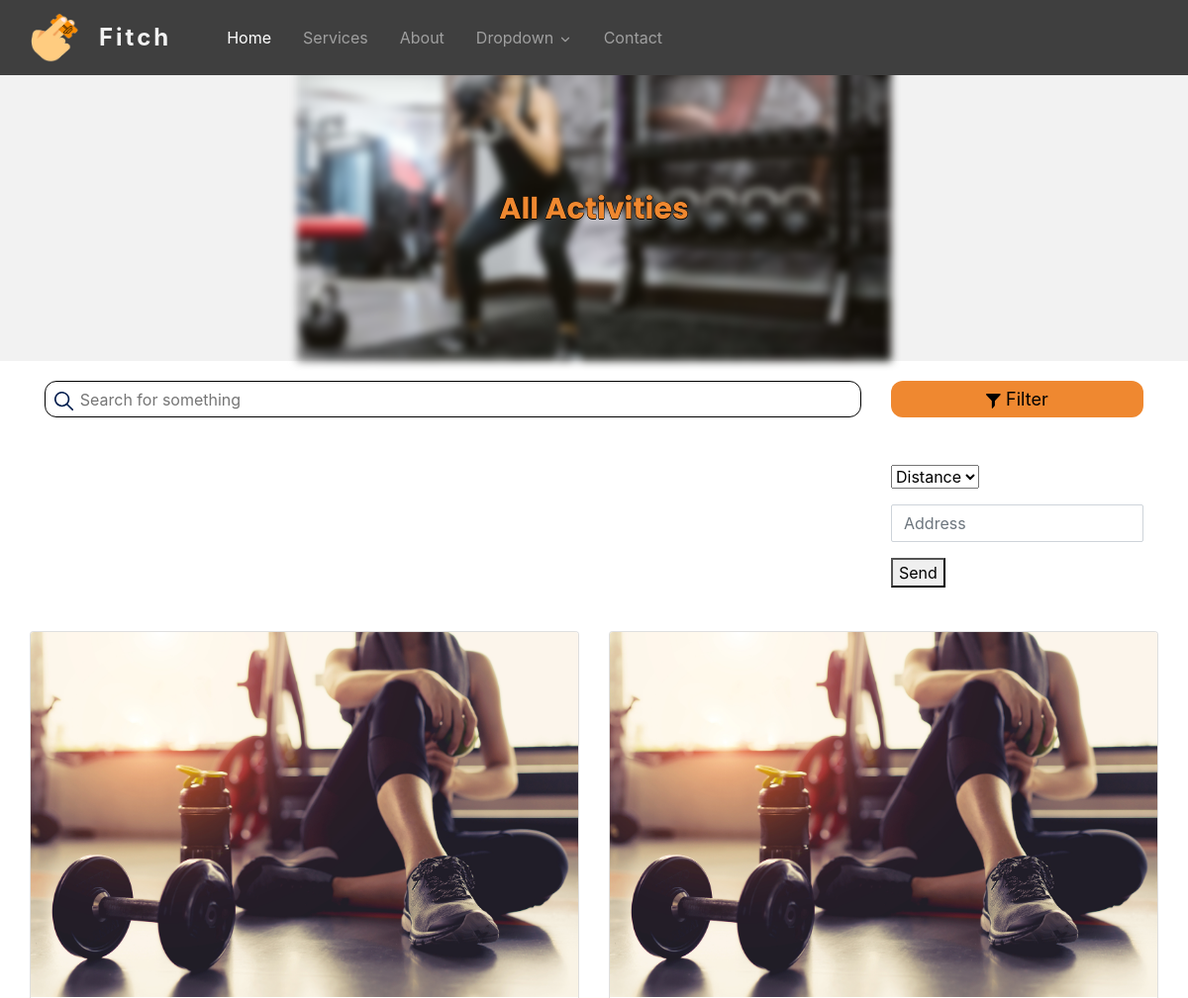
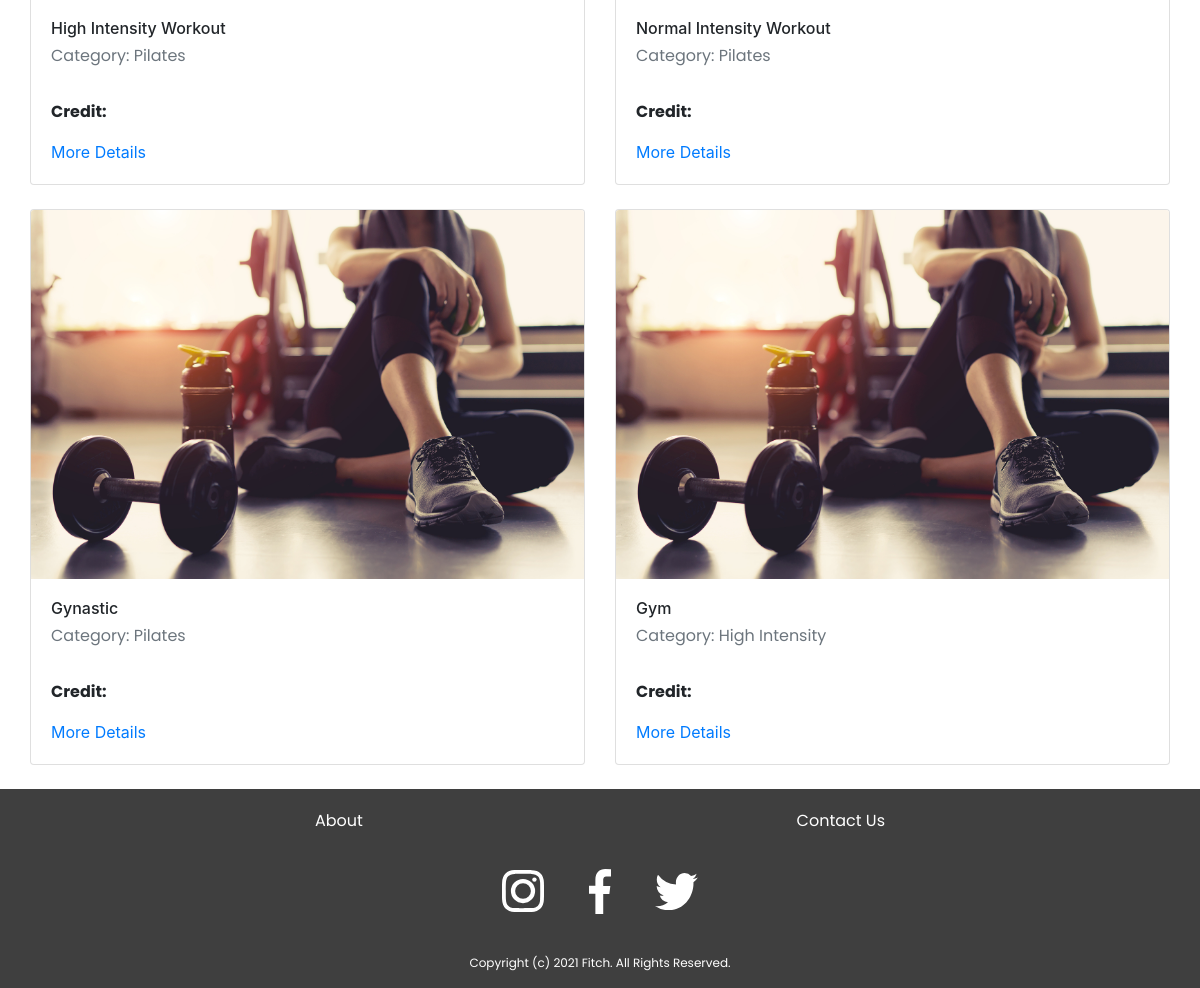
The page /Activity/allactivity on the database as committed earlier (2 pictures, top to bottom).
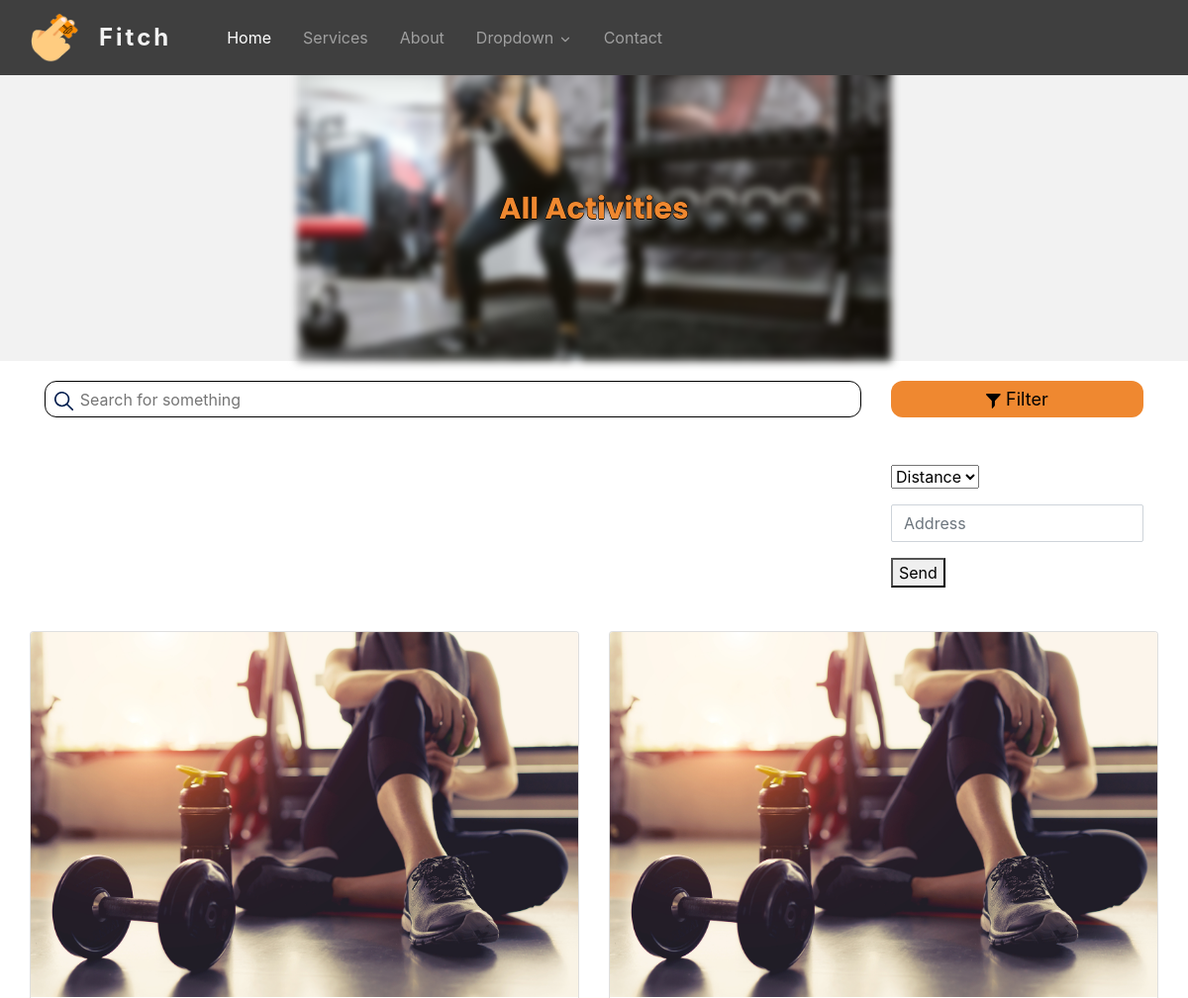
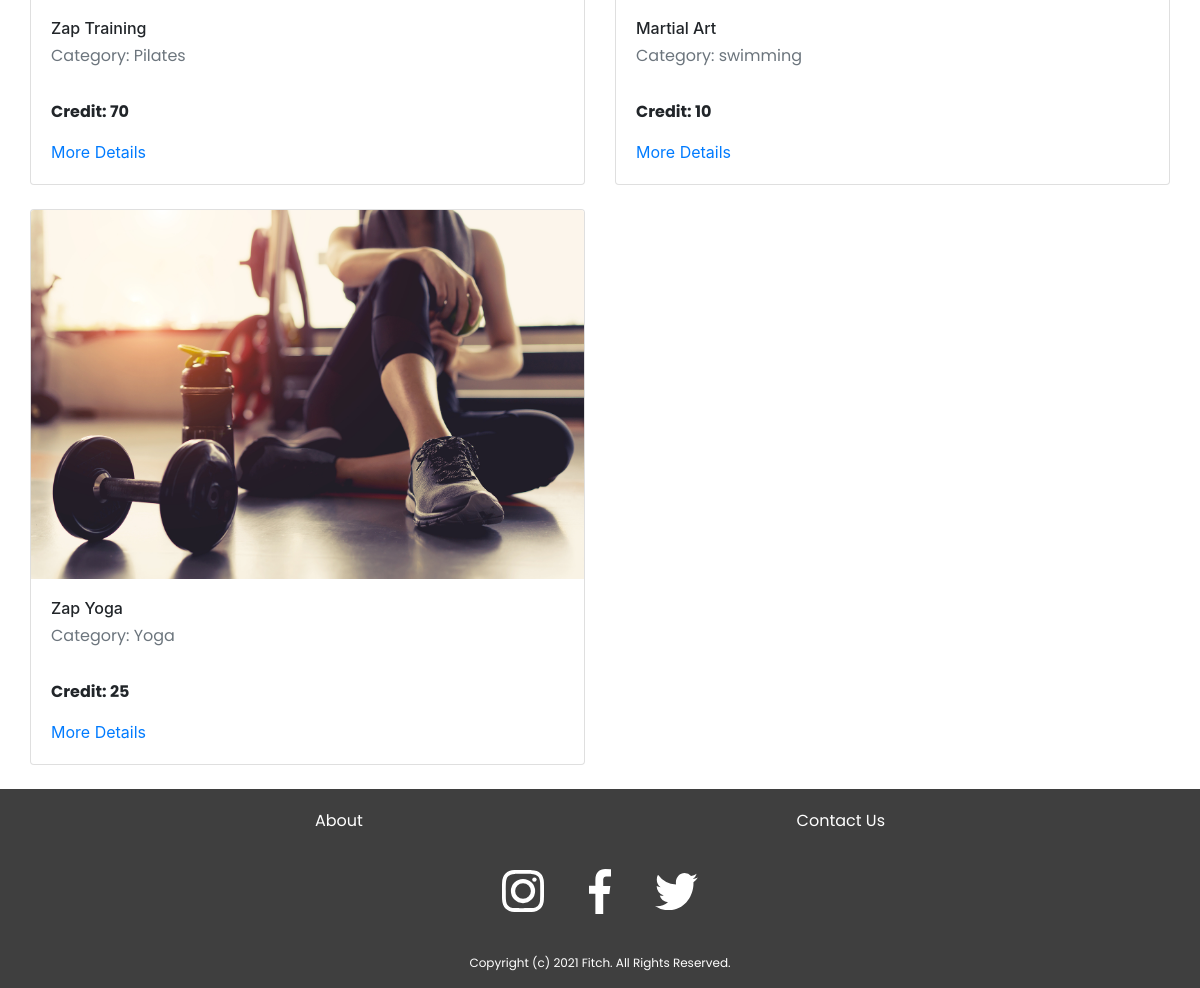
The same page on the database as committed later (2 pictures, top to bottom).
### tables this page shows
CREATE TABLE `gym_activity` (
  `id` int(20) NOT NULL,
  `gym_id` int(20) NOT NULL,
  `activity_name` varchar(255) NOT NULL,
  `category` varchar(255) NOT NULL,
  `sessions_per_week` int(20) NOT NULL,
  `max_capacity` int(20) NOT NULL,
  `credit` int(20) NOT NULL,
  `description` varchar(255) NOT NULL,
  `status` int(20) NOT NULL
);

### app/controllers/Activity.php (called while the page is built, shortened)
<?php
class Activity extends Controller
{
    public function __construct()
    {
        $this->activityModel = $this->model('ActivityModel');
    }
    public function allactivity()
    {
        $activity = $this->activityModel->fetchActiveActivity();
        if ($activity != NULL) {
            $data['gym_activity'] = $activity;
        }
        $this->view('Landing/activities', $data);
    }
}

### app/libraries/Core.php (called while the page is built, shortened)
<?php
  class Core {
    protected $currentMethod = 'index';
    public function __construct(){
      $url = $this->getUrl();
      if(file_exists('../app/controllers/' . ucwords($url[0]). '.php')){
        unset($url[0]);
      }
      $this->currentController = new $this->currentController;
      if(isset($url[1])){
        if(method_exists($this->currentController, $url[1])){
          $this->currentMethod = $url[1];
          unset($url[1]);
        }
      }
      $this->params = $url ? array_values($url) : [];
      call_user_func_array([$this->currentController, $this->currentMethod], $this->params);
    }
    public function getUrl(){
      if(isset($_GET['url'])){
        $url = rtrim($_GET['url'], '/');
        $url = filter_var($url, FILTER_SANITIZE_URL);
        $url = explode('/', $url);
        return $url;
      }
    }
  }

### public/index.php (called while the page is built, shortened)
<?php
  $init = new Core;

### app/libraries/Database.php (called while the page is built, shortened)
<?php
  class Database {
    private $host = DB_HOST;
    private $user = DB_USER;
    private $pass = DB_PASS;
    private $dbname = DB_NAME;
    private $dbh;
    private $stmt;
    public function __construct(){
      $dsn = 'mysql:host=' . $this->host . ';dbname=' . $this->dbname;
      $options = array(
        PDO::ATTR_PERSISTENT => true,
        PDO::ATTR_ERRMODE => PDO::ERRMODE_EXCEPTION
      );
      try{
        $this->dbh = new PDO($dsn, $this->user, $this->pass, $options);
      } catch(PDOException $e){
        $this->error = $e->getMessage();
        echo $this->error;
      }
    }
    public function query($sql){
      $this->stmt = $this->dbh->prepare($sql);
    }
    public function bind($param, $value, $type = null){
      if(is_null($type)){
        switch(true){
          case is_int($value):
            $type = PDO::PARAM_INT;
            break;
        }
      }
      $this->stmt->bindValue($param, $value, $type);
    }
    public function execute(){
      return $this->stmt->execute();
    }
    public function resultSet(){
      $this->execute();
      return $this->stmt->fetchAll(PDO::FETCH_OBJ);
    }
  }

### app/models/ActivityModel.php (called while the page is built, shortened)
<?php
class ActivityModel
{
  private $db;
  public function __construct()
  {
    $this->db = new Database;
  }
  public function fetchActiveActivity()
  {
    $this->db->query('SELECT * FROM gym_activity WHERE status = :status');
    $this->db->bind(':status', 1);
    $row = $this->db->resultSet();
    if ($this->db->rowCount() > 0) {
      return $row;
    }
  }
}

### app/views/Landing/activities.php (the view, shortened to what this page needs)
<?php require APPROOT . '/views/inc/header.php'; ?>
<?php require APPROOT . '/views/inc/navbar.php'; ?>
<div class="container-fluid" style="background-color:#F2F2F2;">
    <div class="row justify-content-center">
        <div class="landing-image col-sm-12 col-lg-6 px-0">
            <img class="activities-responsive" src="<?php echo URLROOT; ?>/images/gym-workout-routines.jpg" alt="">
            <div class="text-overlay-5">
                <h3 class="land-text-6">All Activities</h3>
            </div>
        </div>
    </div>
</div>
<div class="container" style="padding-top: 20px;">
    <div class="row" style="padding-left: 15px; padding-right: 15px; padding-bottom: 20px;">
        <div class="col-9">
            <form method="POST" action="<?php echo URLROOT; ?>/Activity/search">
                <div class="search-input p-1">
                    <button type="submit" style="padding:0; border:none; background:none;"> <span class="search-text-icon"></span></button>
                    <input class="search-input-text" id="searchField" name="searchField" placeholder="Search for something">
                </div>
            </form>
        </div>
        <div class="col-3">
            <button type="button" class="filter-btn"><span class="filter-btn-icon">
                </span>
                Filter
            </button>
            <form method="POST" action="<?php echo URLROOT; ?>/Activity/nearestOffer">
            <div class="form-group mt-5">
                <select name="distance">
                    <option value="">Distance</option>
                </select>
                </div>
                <div class="form-group">
                    <input type="text" id="gymaddress" class="form-control" placeholder="Address" value="<?php if (!empty($data['gym_address'])) {
                                                                                                                echo $data['gym_address'];
                                                                                                            } ?>" name="gym_address" required title="">
                </div>
                <button type="submit">Send</button>
            </form>
        </div>
    </div>
</div>
<div class="container">
    <div class="row">
        <?php
        if (!empty($data['gym_activity'])) {
            foreach ($data['gym_activity'] as $activity) {
                echo '<div class = "col-6">';
                echo '<div class="card mt-4 " style="width: auto;">';
                echo '<img class="card-img-top" src="' . URLROOT . '/images/gym1.jpg" alt="Card image cap">';
                echo '<div class="card-body rounded-pill">';
                echo '<h6 class="card-title">' . $activity->activity_name . '</h6>';
                echo '<p class="card-subtitle mb-2 text-muted">Category: ' . $activity->category . '</p>';
                echo '<p><b>Credit: ' . $activity->credit . '</b></p>';
                echo '<a href="'.URLROOT.'/Activity/activitydetails/'.$activity->id.'/'.$activity->gym_id.'" class="card-link">More Details</a>';
                echo '</div>';
                echo '</div>';
                echo '</div>';
            }
        } else {
            echo "No Gym activity please check back later!";
        }
        ?>
    </div>
</div>
<br>
<?php require APPROOT . '/views/inc/footer.php'; ?>

### app/libraries/Controller.php (shortened to what this page needs)
<?php
  class Controller {
    public function model($model){
      return new $model();
    }
    public function view($view, $data = []){
      if(file_exists('../app/views/' . $view . '.php')){
        require_once '../app/views/' . $view . '.php';
      } else {
        die('View does not exist');
      }
    }
  }

### app/views/inc/header.php (shortened to what this page needs)
<!DOCTYPE html>
<html lang="en">
<head>
  <link rel="stylesheet" href="<?php echo URLROOT; ?>/css/style.css">
  <link rel="stylesheet" href="https://stackpath.bootstrapcdn.com/bootstrap/4.3.1/css/bootstrap.min.css">
  <link rel="stylesheet" href="<?php echo URLROOT; ?>/public/css/style.css">
</head>
<body>

### app/views/inc/navbar.php (shortened to what this page needs)
<nav class="navbar navbar-expand-lg navbar-dark fixed-top">
  <div class="container">
    <a class="navbar-brand d-flex px-0" href="#">
      <img src="<?php echo URLROOT; ?>/images/t2f-logo.png" alt="logo" width="50" height="50" class="navbar-image">
      <h4 class="fitch-title">Fitch</h4>
    </a>
    <div class="collapse navbar-collapse" id="navbar4">
      <ul class="navbar-nav mr-auto pl-lg-4">
        <li class="nav-item px-lg-2 active"> <a class="nav-link" href="<?php echo URLROOT ?>"> <span class="d-inline-block d-lg-none icon-width"><i class="fas fa-home"></i></span>Home</a> </li>
        <li class="nav-item px-lg-2"> <a class="nav-link" href="#"><span class="d-inline-block d-lg-none icon-width"><i class="fas fa-spa"></i></span>Services</a> </li>
        <li class="nav-item px-lg-2"> <a class="nav-link" href="#"><span class="d-inline-block d-lg-none icon-width"><i class="far fa-user"></i></i></span>About</a> </li>
        <li class="nav-item px-lg-2 dropdown d-menu">
          <a class="nav-link dropdown-toggle" href="#" id="dropdown01" data-toggle="dropdown" aria-haspopup="true" aria-expanded="false">Dropdown
            <svg id="arrow" xmlns="http://www.w3.org/2000/svg" width="14" height="14" viewBox="0 0 24 24" fill="none" stroke="currentColor" stroke-width="2" stroke-linecap="round" stroke-linejoin="round">
              <polyline points="6 9 12 15 18 9"></polyline>
            </svg>
          </a>
        </li>
        <li class="nav-item px-lg-2"> <a class="nav-link" href="#"><span class="d-inline-block d-lg-none icon-width"><i class="far fa-envelope"></i></span>Contact</a> </li>
      </ul>
    </div>
  </div>
</nav>

### app/views/inc/footer.php (shortened to what this page needs)
<div class="container-fluid" style="background-color: #3F3F3F; padding-top: 20px;">
    <div class="row justify-content-center">
        <div class="col-sm-1 col-lg-6">
            <a href="#" class="float-left">
                <p style="color: white;">About</p>
            </a>
            <a href="#" class="float-right">
                <p style="color: white;">Contact Us</p>
            </a>
        </div>
    </div>
    <div class="row justify-content-center" style="padding-top: 20px;">
        <div class="col-sm-1 col-lg-6 text-center">
            <div class="social-container">
                <a href="#">
                    <span class="insta-logo">
                    </span>
                </a>
                <a href="#">
                    <span class="facebook-logo">
                    </span>
                </a>
                <a href="#">
                    <span class="twitter-logo">
                    </span>
                </a>
            </div>
        </div>
    </div>
    <div class="row justify-content-center" style="padding-top: 40px;">
        <div class="col-sm-1 col-lg-6 text-center">
            <p style="color: white; font-size: 12px;">Copyright (c) 2021 Fitch. All Rights Reserved.</p>
        </div>
    </div>
</div>
</body>
</html>

### public/css/style.css (style rules this page uses)
body { padding-top: 65px; }
.container { width: 100%; padding-right: 0px; padding-left: 0px; margin-right: auto; margin-left: auto; }
.form-control, .btn { min-height: 38px; border-radius: 2px; }
h3 { font-family: 'Poppins', sans-serif; }
p { font-family: 'Poppins', sans-serif; }
.landing-image { position: relative; text-align: center; }
.text-overlay-5 { position: absolute; top: 50%; left: 50%; transform: translate(-50%, -50%); }
.land-text-6 { font-size: 30px; font-weight: bold; color: #ef8830; text-shadow: 0.5px 0 0 #000, 0 -0.5px 0 #000, 0 0.5px 0 #000, -0.5px 0 0 #000; }
.activities-responsive { width: 100%; filter: blur(4px); }
.search-text-icon { margin-left: 5px; padding-bottom: 5px; }
.search-input { justify-content: center; align-items: center; width: 100%; height: 37px; border-radius: 12px; border-width: 1px; border-color: black; border-style: solid; }
.search-input-text { height: 100%; width: 90%; background-color: transparent; border-style: none; outline: none; }
.filter-btn { background-color: #ef8830; justify-content: center; align-items: center; width: 100%; height: 37px; font-size: 18px; color: black; border-radius: 12px; border-style: none; outline: none; }
.filter-btn-icon { margin-bottom: 10px; }

### app/views/inc/navbar.php (style rules this page uses)
.navbar { background-color: #3F3F3F; }
.dropdown-toggle::after { display: none; }
.fitch-title { font-weight: bolder; color: #F2F2F2; margin: auto; letter-spacing: 3px; padding-left: 20px; }

### app/views/inc/footer.php (style rules this page uses)
.insta-logo { padding-right: 40px; }
.twitter-logo { padding-left: 40px; }

Rows that differ between the two databases and show on the page:
removed gym_activity: activity_name "High Intensity Workout", category "Pilates"
removed gym_activity: activity_name "Normal Intensity Workout", category "Pilates"
removed gym_activity: activity_name "Gynastic", category "Pilates"
removed gym_activity: activity_name "Gym", category "High Intensity"
added gym_activity: activity_name "Zap Training", category "Pilates", credit "70"
added gym_activity: activity_name "Martial Art", category "swimming", credit "10"
added gym_activity: activity_name "Zap Yoga", category "Yoga", credit "25"
